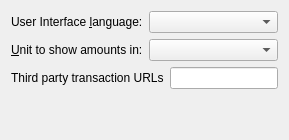
     <widget class="QWidget" name="tabDisplay">
      <attribute name="title">
       <string>&amp;Display</string>
      </attribute>
      <layout class="QVBoxLayout" name="verticalLayout_Display">
       <item>
        <layout class="QHBoxLayout" name="horizontalLayout_1_Display">
         <item>
          <widget class="QLabel" name="langLabel">
           <property name="text">
            <string>User Interface &amp;language:</string>
           </property>
           <property name="textFormat">
            <enum>Qt::PlainText</enum>
           </property>
           <property name="buddy">
            <cstring>lang</cstring>
           </property>
          </widget>
         </item>
         <item>
          <widget class="QValueComboBox" name="lang">
           <property name="toolTip">
            <string>The user interface language can be set here. This setting will take effect after restarting UOU Core.</string>
           </property>
          </widget>
         </item>
        </layout>
       </item>
       <item>
        <layout class="QHBoxLayout" name="horizontalLayout_2_Display">
         <item>
          <widget class="QLabel" name="unitLabel">
           <property name="text">
            <string>&amp;Unit to show amounts in:</string>
           </property>
           <property name="textFormat">
            <enum>Qt::PlainText</enum>
           </property>
           <property name="buddy">
            <cstring>unit</cstring>
           </property>
          </widget>
         </item>
         <item>
          <widget class="QValueComboBox" name="unit">
           <property name="toolTip">
            <string>Choose the default subdivision unit to show in the interface and when sending coins.</string>
           </property>
          </widget>
         </item>
        </layout>
       </item>
       <item>
        <layout class="QHBoxLayout" name="horizontalLayout_3_Display">
         <item>
          <widget class="QLabel" name="thirdPartyTxUrlsLabel">
           <property name="toolTip">
            <string>Third party URLs (e.g. a block explorer) that appear in the transactions tab as context menu items. %s in the URL is replaced by transaction hash. Multiple URLs are separated by vertical bar |.</string>
           </property>
           <property name="text">
            <string>Third party transaction URLs</string>
           </property>
           <property name="buddy">
            <cstring>thirdPartyTxUrls</cstring>
           </property>
          </widget>
         </item>
         <item>
          <widget class="QLineEdit" name="thirdPartyTxUrls">
           <property name="toolTip">
            <string>Third party URLs (e.g. a block explorer) that appear in the transactions tab as context menu items. %s in the URL is replaced by transaction hash. Multiple URLs are separated by vertical bar |.</string>
           </property>
          </widget>
         </item>
        </layout>
       </item>
       <item>
        <spacer name="verticalSpacer_Display">
         <property name="orientation">
          <enum>Qt::Vertical</enum>
         </property>
         <property name="sizeHint" stdset="0">
          <size>
           <width>20</width>
           <height>40</height>
          </size>
         </property>
        </spacer>
       </item>
      </layout>
     </widget>
